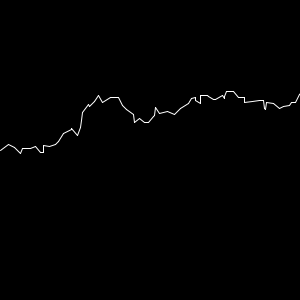
Frame 1 (no input)
Frame 60 (the mouse pressed at the canvas centre just before this capture): identical to frame 1, image omitted
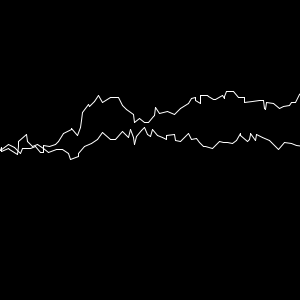
Frame 120 (the mouse held since frame 60 and released just before this capture)

The Processing sketch that drew these frames (run headless with seeded random() and noise(); from frame 60 on, the mouse is pressed at the canvas centre):

// Processing sketch: Lightning
// ── Lightning.pde
int startX = 0;
int startY = 150;
int endX = 0;
int endY = 150;

void setup()
{
  size(300,300);
  background(0,0,0);
  strokeWeight(1);
}
void draw()
{
  //stroke((int)(Math.random() * 254 + 1),(int)(Math.random() * 254 + 1),(int)(Math.random() * 254 + 1));
  stroke(255, 255, 255);
  while(endX < 300){
    endX = startX + (int)(Math.random() * 9);
    endY = startY + (int)(Math.random() * 18 - 9);
    line(startX, startY, endX, endY);
    startX = endX;
    startY = endY;
  }
}
void mousePressed()
{
  startX = 0;
  startY = 150;
  endX = 0;
  endY = 150;
}
